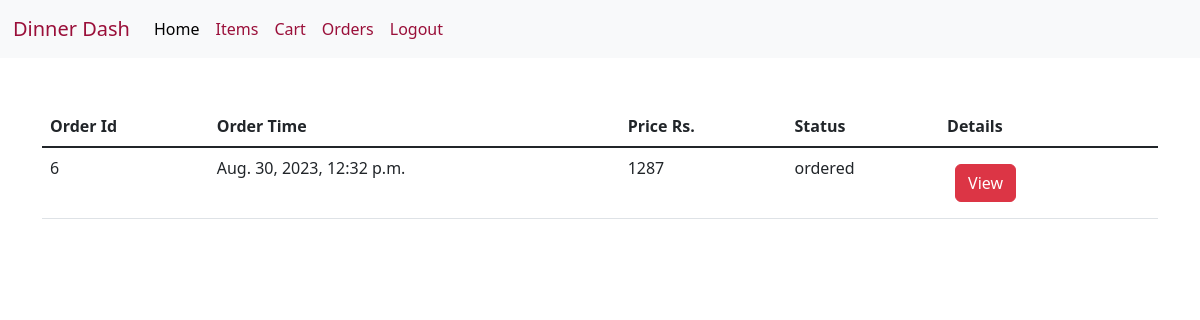
The page /history (signed in) on the database its author committed.
### Order/models.py (models this page shows, shortened)
class Order(models.Model):
    STATUS_CHOICES = [
        ('ordered', 'Ordered'),
        ('paid', 'Paid'),
        ('completed', 'Completed'),
        ('cancelled', 'Cancelled'),
    ]
    user = models.ForeignKey(User, on_delete=models.CASCADE)
    items = models.ManyToManyField(Item, through='OrderItem')
    status = models.CharField(max_length=20, choices=STATUS_CHOICES)
    created_at = models.DateTimeField(auto_now_add=True)
    total = models.BigIntegerField(default=0)

### Order/views.py (the view)
# urls.py: path("history", views.order_history, name="history"),
@login_required
def order_history(request, *args):
        requested_user = request.user
        orders = []
        try:
            orders = Order.objects.filter(user = requested_user)
        except:
            messages.error(request, "Sorry no order exists")
        return render (request,'orders.html', {'orders':orders})

### templates/orders.html (shortened to what this page needs)
{% extends 'base.html' %}
{% block body %}
<div class="container mt-5">
    <table class="table">
        <thead>
            <tr>
                <th scope="col">Order Id</th>
                <th scope="col">Order Time</th>
                <th scope="col">Price Rs.</th>
                <th scope="col">Status</th>
                <th scope="col">Details</th>
            </tr>
        </thead>
        <tbody>
            {% for order in orders%}
            <tr>
                <td>{{order.pk}}</td>
                <td>{{order.created_at}}</td>
                <td>{{order.total}}</td>
                <td>{{order.status}}</td>
                <td><form action="{% url 'vieworder' %}" method = "post" class="m-2">
                    <input type="submit" class="btn btn-danger" value="View">
                  </form><td>
            </tr>
            {% endfor%}
        </tbody>
    </table>
</div>
{% endblock body %}

### static/Hello/style.css (style rules this page uses)
::placeholder { color: #9a0f39; }

### rows shown on the page
Order: pk "6", created_at "Aug. 30, 2023, 12:32 p.m.", total "1287", status "ordered"
